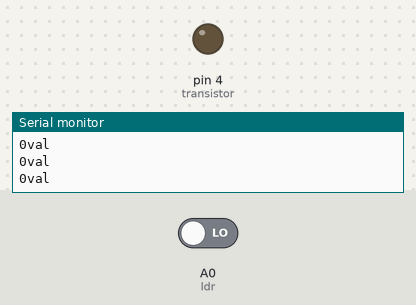
This sketch was run on a simulated Arduino Uno, built with avr-gcc and run on an emulated ATmega328P. Shown: output pins drawn as LEDs (lit = HIGH), the last lines printed to the serial monitor. The test bench sets the inputs (shaded band); at power-on: A0 (ldr) LOW.

Above: at 1.8 s.
1.9 s: A0 (ldr) driven HIGH
At 3.2 s:
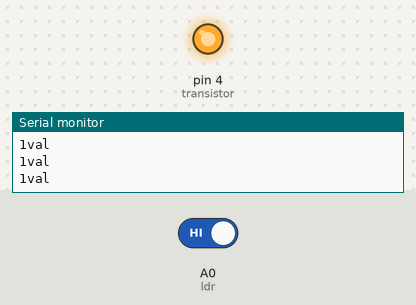
4.0 s: A0 (ldr) driven LOW
At 4.8 s:
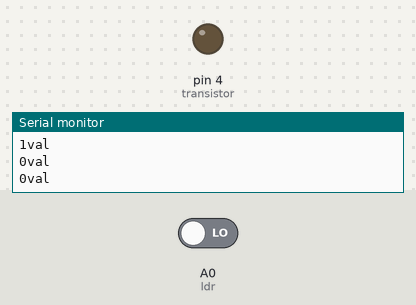
Timing chart, 0 to 7.0 s (numbered marks = the images above; inputs shaded):
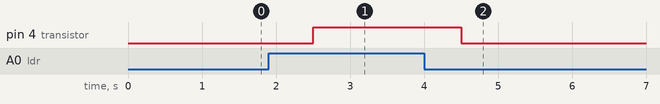

Measured:
- after the input at 1.9 s, pin 4 (transistor): LOW → HIGH after 0.60 s
- after the input at 4.0 s, pin 4 (transistor): HIGH → LOW after 0.50 s

The sketch:

Lampara_Ldr.ino
```cpp
int ldr = A0;
int transistor = 4;
int val = 0;

void setup() {
  Serial.begin(9600);
pinMode(transistor,OUTPUT);
pinMode(ldr,INPUT);
}

void loop() {
val = digitalRead(ldr);
Serial.print(val);
Serial.println("val");
delay(500);
if(val <= 0){
  digitalWrite(transistor,LOW);
 }else{
  digitalWrite(transistor,HIGH);
 }
}
```
